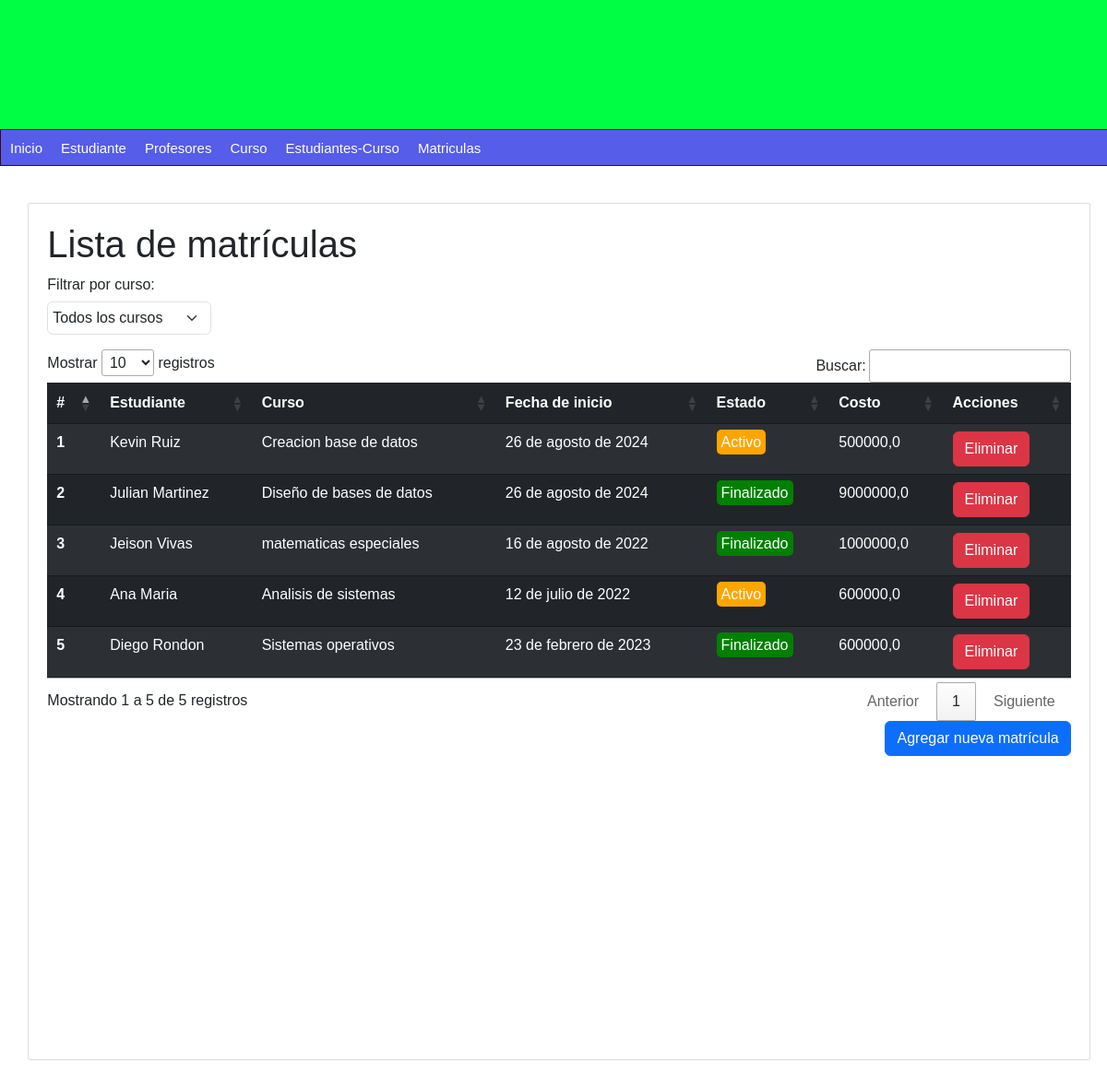
Page /matriculas/ on the committed database.
### matricula/models.py (models this page shows, shortened)
class Matricula(models.Model):
    estado = models.CharField(max_length=150)
    fecha_inicio = models.DateField()
    costo = models.DecimalField(max_digits=8, decimal_places=1)
    estudiante_curso = models.ForeignKey(EstudianteCurso, on_delete=models.CASCADE)
    class Meta:
        db_table = 'Matriculas'

### estudiante_curso/models.py (models this page shows, shortened)
class EstudianteCurso(models.Model):
    estudiante = models.ForeignKey(Persona, on_delete=models.CASCADE, related_name='cursos')  # Cascade delete
    curso = models.ForeignKey(curso, on_delete=models.CASCADE)  # Cambiado a CASCADE
    fechaInicio = models.DateField()
    fechaFinal = models.DateField()
    estado = models.CharField(max_length=100)
    notaFinal = models.DecimalField(max_digits=3, decimal_places=2)
    class Meta:
        db_table = 'Estudiantes_Cursos'

### persona/models.py (models this page shows, shortened)
class Persona(models.Model):
    nombre = models.CharField(max_length=100)
    apellidos = models.CharField(max_length=100)
    dni = models.CharField(max_length=10, unique=True)
    telefono = models.CharField(max_length=10)
    email = models.EmailField()
    fecha_nacimiento = models.DateField()
    rol = models.CharField(max_length=20)
    created_at = models.DateTimeField(auto_now_add=True)
    class Meta:
        db_table = 'persona'

### matricula/views.py (the view)
# urls.py: path('matriculas/', lista_matriculas, name='lista-matriculas'),
def lista_matriculas(request):
    cursos = curso.objects.all()  # Obtener todos los cursos disponibles
    curso_seleccionado = request.GET.get('curso')  # Obtener el curso seleccionado del filtro
    if curso_seleccionado:
        matriculas = Matricula.objects.filter(estudiante_curso__curso=curso_seleccionado)  # Filtrar por curso seleccionado
    else:
        matriculas = Matricula.objects.all()  # Mostrar todas las matrículas si no se selecciona un curso
    return render(request, 'lista_matricula.html', {
        'title': 'Lista de matrículas',
        'matriculas': matriculas,
        'cursos': cursos,  # Pasar los cursos a la plantilla
        'curso_seleccionado': curso_seleccionado  # Pasar el curso seleccionado a la plantilla
    })

### matricula/templates/lista_matricula.html (shortened to what this page needs)
{% extends "index.html" %}
{% block content %}
<h1>{{ title }}</h1>
<link rel="stylesheet" type="text/css" href="https://cdn.datatables.net/1.11.5/css/jquery.dataTables.css">
<form method="get" class="mb-3">
    <label for="curso">Filtrar por curso:</label>
    <select name="curso" id="curso" class="form-select" onchange="this.form.submit()">
        <option value="">Todos los cursos</option>
    </select>
</form>
<table id="miTablaMatriculas" class="table table-dark table-striped">
    <thead>
        <tr>
            <th scope="col">#</th>
            <th scope="col">Estudiante</th>
            <th scope="col">Curso</th>
            <th scope="col">Fecha de inicio</th>
            <th scope="col">Estado</th>
            <th scope="col">Costo</th>
            <th scope="col">Acciones</th>
        </tr>
    </thead>
    <tbody>
        {% for matricula in matriculas %}
        <tr>
            <th scope="row">{{ forloop.counter }}</th>
            <td>{{ matricula.estudiante_curso.estudiante.nombre }} {{ matricula.estudiante_curso.estudiante.apellidos }}</td>
            <td>{{ matricula.estudiante_curso.curso.nombre }}</td>
            <td>{{ matricula.fecha_inicio }}</td>
            <td>
                <span class="
                    {% if matricula.estado == 'Activo' %} estado-activo
                    {% elif matricula.estado == 'Suspendido' %} estado-suspendido
                    {% elif matricula.estado == 'Finalizado' %} estado-finalizado
                    {% endif %}
                ">
                    {{ matricula.estado }}
                </span>
            </td>
            <td>{{ matricula.costo }}</td>
            <td>
                <a href="{% url 'eliminar-matricula' matricula.id %}" class="btn btn-danger" onclick="return confirmarEliminacion();">Eliminar</a>
            </td>
        </tr>
        {% empty %}
        <tr>
            <td colspan="7" class="text-center">No se encontraron matrículas para este curso</td>
        </tr>
        {% endfor %}
    </tbody>
</table>
<div class="d-flex justify-content-end">
    <a href="{% url 'formulario_matricula' %}" class="btn btn-primary">Agregar nueva matrícula</a>
</div>
{% endblock %}

### mainApp/static/css/styles.css (style rules this page uses)
* { margin: 0px; padding: 0px; font-family: Arial, Helvetica, sans-serif; text-decoration: none; }
body { background-color: #f2f2f200; }
.box form { width: 40%; }
.box form input, .box form label { display: block; border-radius: 3px; height: 30px; }
.box form select { display: block; margin-bottom: 15px; width: 40%; padding: 5px; }
.estado-activo { background-color: orange; color: white; padding: 5px; border-radius: 5px; }
.estado-finalizado { background-color: green; color: white; padding: 5px; border-radius: 5px; }

### rows in the picture
Matricula: estudiante_curso.estudiante.nombre "Kevin", estudiante_curso.estudiante.apellidos "Ruiz", estudiante_curso.curso.nombre "Creacion base de datos", fecha_inicio "26 de agosto de 2024", estado "Activo", costo "500000,0"
Matricula: estudiante_curso.estudiante.nombre "Julian", estudiante_curso.estudiante.apellidos "Martinez", estudiante_curso.curso.nombre "Diseño de bases de datos", fecha_inicio "26 de agosto de 2024", estado "Finalizado", costo "9000000,0"
Matricula: estudiante_curso.estudiante.nombre "Jeison", estudiante_curso.estudiante.apellidos "Vivas", estudiante_curso.curso.nombre "matematicas especiales", fecha_inicio "16 de agosto de 2022", estado "Finalizado", costo "1000000,0"
Matricula: estudiante_curso.estudiante.nombre "Ana", estudiante_curso.estudiante.apellidos "Maria", estudiante_curso.curso.nombre "Analisis de sistemas", fecha_inicio "12 de julio de 2022", estado "Activo", costo "600000,0"
Matricula: estudiante_curso.estudiante.nombre "Diego", estudiante_curso.estudiante.apellidos "Rondon", estudiante_curso.curso.nombre "Sistemas operativos", fecha_inicio "23 de febrero de 2023", estado "Finalizado", costo "600000,0"

### other values in the picture
{{ title }} "Lista de matrículas"
